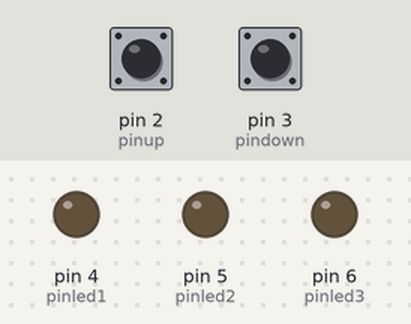
This sketch was run on a simulated Arduino Uno, built with avr-gcc and run on an emulated ATmega328P. Shown: output pins drawn as LEDs (lit = HIGH). Inputs (shaded band) come from the test bench; at power-on: pin 2 (pinup) LOW, pin 3 (pindown) LOW. What the sketch prints to the serial monitor is not drawn.

Above: at 1.2 s.
1.3 s: pin 2 (pinup) pulsed HIGH 2 times (0.12 s each, 0.3 s apart)
At 3.0 s:
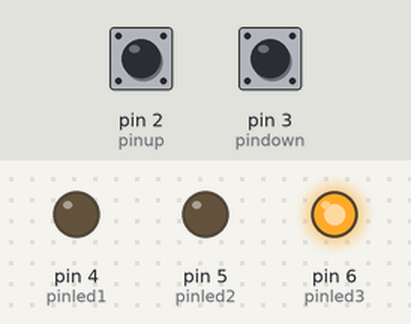
3.4 s: pin 3 (pindown) pulled HIGH for 0.15 s
At 4.4 s:
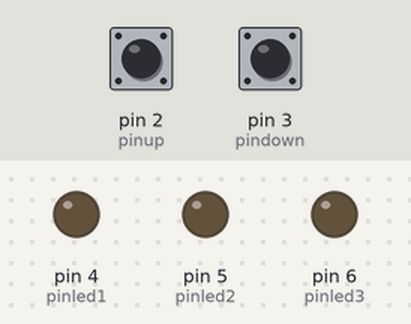
5.0 s: pin 2 (pinup) pulled HIGH for 0.15 s
At 5.6 s:
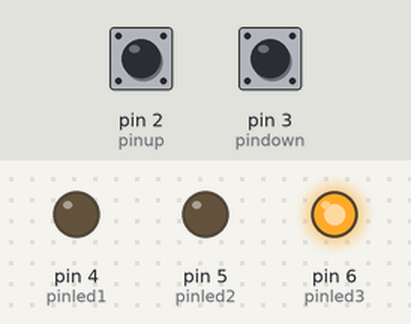
6.6 s: pin 2 (pinup) pulsed HIGH 5 times (0.12 s each, 0.3 s apart)
At 8.6 s:
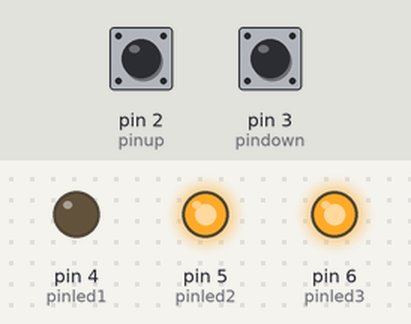
9.6 s: pin 2 (pinup) pulled HIGH for 1 s
At 10.2 s:
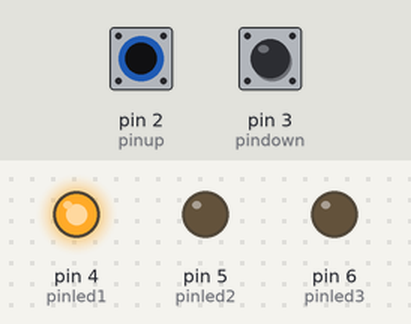
Timing chart, 0 to 12.6 s (numbered marks = the images above; inputs shaded):
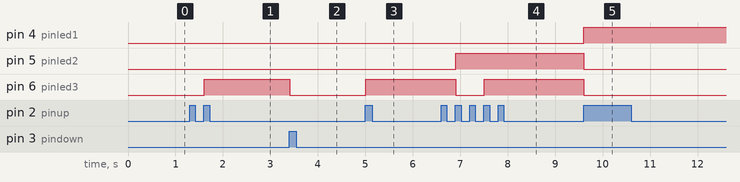

Measured:
- after the input at 1.3 s, pin 6 (pinled3): LOW → HIGH after 0.31 s
- after the input at 3.4 s, pin 6 (pinled3): HIGH → LOW at once
- after the input at 5.0 s, pin 6 (pinled3): LOW → HIGH at once
- after the input at 6.6 s, pin 5 (pinled2): LOW → HIGH after 0.31 s; pin 6 (pinled3): HIGH → LOW after 0.31 s, → HIGH 0.60 s later
- after the input at 9.6 s, pin 4 (pinled1): LOW → HIGH at once; pin 5 (pinled2), pin 6 (pinled3): HIGH → LOW at once

The sketch:

CONTAGEM_BINARIA.ino
```cpp
const int pinup = 2;
const int pindown = 3;
const int pinled1 = 4;
const int pinled2 = 5;
const int pinled3 = 6;
const int pinled4 = 7;
int count = 0;
bool but1 = false;
bool but2 = false;
int aux1 = 0;
int aux2 = 0;

void setup() {
  pinMode(pinled1, OUTPUT);
  pinMode(pinled2, OUTPUT);
  pinMode(pinled3, OUTPUT);
  pinMode(pinup, INPUT);
  pinMode(pindown, INPUT);
  Serial.begin(9600);
}

void loop() {
  but1 = digitalRead(pinup);
  but2 = digitalRead(pindown);
  if (but1 == true){
    if (aux1 == 0){
      count++;
      aux1 = 1;
    }
  }
   else{
      aux1 = 0;
   }
  if (but2 == true){
    if (aux2 == 0){
      count--;
      aux2 = 1;
    }
  }
   else{
      aux2 = 0;
  }
  if (count > 15){
    count  = 15;
  }
  if (count < 0){
    count = 0;
  }
  Serial.println(count);
  switch(count){
    case 0:
      digitalWrite(pinled1, 0);
      digitalWrite(pinled2, 0);
      digitalWrite(pinled3, 0);
      digitalWrite(pinled4, 0);
      break;
    case 1:
      digitalWrite(pinled1, 0);
      digitalWrite(pinled2, 0);
      digitalWrite(pinled3, 0);
      digitalWrite(pinled4, 1);
      break;
    case 2:
      digitalWrite(pinled1, 0);
      digitalWrite(pinled2, 0);
      digitalWrite(pinled3, 1);
      digitalWrite(pinled4, 0);
      break;
    case 3:
      digitalWrite(pinled1, 0);
      digitalWrite(pinled2, 0);
      digitalWrite(pinled3, 1);
      digitalWrite(pinled4, 1);
      break;
    case 4:
      digitalWrite(pinled1, 0);
      digitalWrite(pinled2, 1);
      digitalWrite(pinled3, 0);
      digitalWrite(pinled4, 0);
      break;
    case 5:
      digitalWrite(pinled1, 0);
      digitalWrite(pinled2, 1);
      digitalWrite(pinled3, 0);
      digitalWrite(pinled4, 1);
      break;
    case 6:
      digitalWrite(pinled1, 0);
      digitalWrite(pinled2, 1);
      digitalWrite(pinled3, 1);
      digitalWrite(pinled4, 0);
      break;
    case 7:
      digitalWrite(pinled1, 0);
      digitalWrite(pinled2, 1);
      digitalWrite(pinled3, 1);
      digitalWrite(pinled4, 1);
      break;
    case 8:
      digitalWrite(pinled1, 1);
      digitalWrite(pinled2, 0);
      digitalWrite(pinled3, 0);
      digitalWrite(pinled4, 0);
      break;
    case 9:
      digitalWrite(pinled1, 1);
      digitalWrite(pinled2, 0);
      digitalWrite(pinled3, 0);
      digitalWrite(pinled4, 1);
      break;
    case 10:
      digitalWrite(pinled1, 1);
      digitalWrite(pinled2, 0);
      digitalWrite(pinled3, 1);
      digitalWrite(pinled4, 0);
      break;
    case 11:
      digitalWrite(pinled1, 1);
      digitalWrite(pinled2, 0);
      digitalWrite(pinled3, 0);
      digitalWrite(pinled4, 0);
      break;
    case 12:
      digitalWrite(pinled1, 1);
      digitalWrite(pinled2, 1);
      digitalWrite(pinled3, 0);
      digitalWrite(pinled4, 0);
      break;
    case 13:
      digitalWrite(pinled1, 1);
      digitalWrite(pinled2, 1);
      digitalWrite(pinled3, 0);
      digitalWrite(pinled4, 1);
      break;
    case 14:
      digitalWrite(pinled1, 1);
      digitalWrite(pinled2, 1);
      digitalWrite(pinled3, 1);
      digitalWrite(pinled4, 0);
      break;
    case 15:
      digitalWrite(pinled1, 1);
      digitalWrite(pinled2, 1);
      digitalWrite(pinled3, 1);
      digitalWrite(pinled4, 1);
      break;
    default:
      break;
  }
}
```
